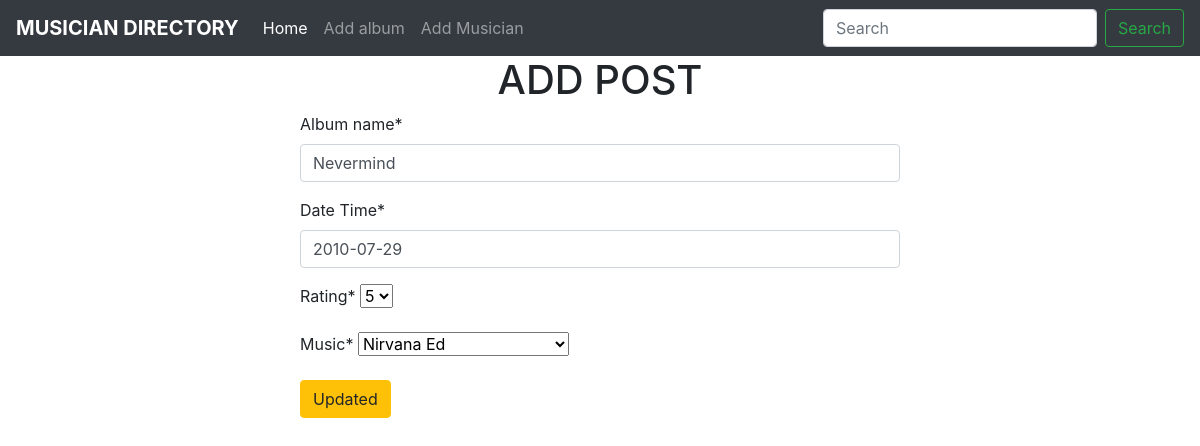
The app's page /album/edit_album/3/ with its own data.
### album/models.py (models this page shows, shortened)
class Album(models.Model):
    album_name = models.CharField(max_length=20)
    album_release_date = models.DateField(
        _("Date Time"), auto_now=False, auto_now_add=False)
    rating = models.IntegerField(
        _("Rating"), choices=[(i, i) for i in range(1, 6)], default=1)
    music = models.ForeignKey(Musician, on_delete=models.CASCADE)

### album/views.py (the view)
# urls.py: path('edit_album/<int:id>/', views.edit_album, name='edit'),
def edit_album(request, id):
    album_form = Album.objects.get(pk=id)
    if request.method == 'POST':
        album_forms = forms.Album(request.POST, instance=album_form)
        if album_forms.is_valid():
            album_forms.save()
            return redirect('home')
    else:
        album_forms = forms.Album(instance=album_form)
    return render(request, 'home_album.html', {'album_form': album_forms})

### album/forms.py
class Album(forms.ModelForm):
    class Meta:
        model = Album
        fields = '__all__'

### musician/models.py (called while the page is built)
    def __str__(self):
        return f"{self.first_name} {self.last_name}"

### album/templates/home_album.html (shortened to what this page needs)
{% extends 'base.html' %} {% load crispy_forms_tags %} {% block content %}
<h1 style="display: flex; justify-content: center; align-items: center">
  ADD POST
</h1>
<form method="post" style="width: 50%; height = 500px; margin: auto;">
  {% csrf_token %} {{album_form|crispy}}
  <button class="btn btn-warning">Updated</button>
</form>
{% endblock content %}

### records on screen
Album: album_name "Nevermind", album_release_date "2010-07-29", rating "5", music "Nirvana Ed"
